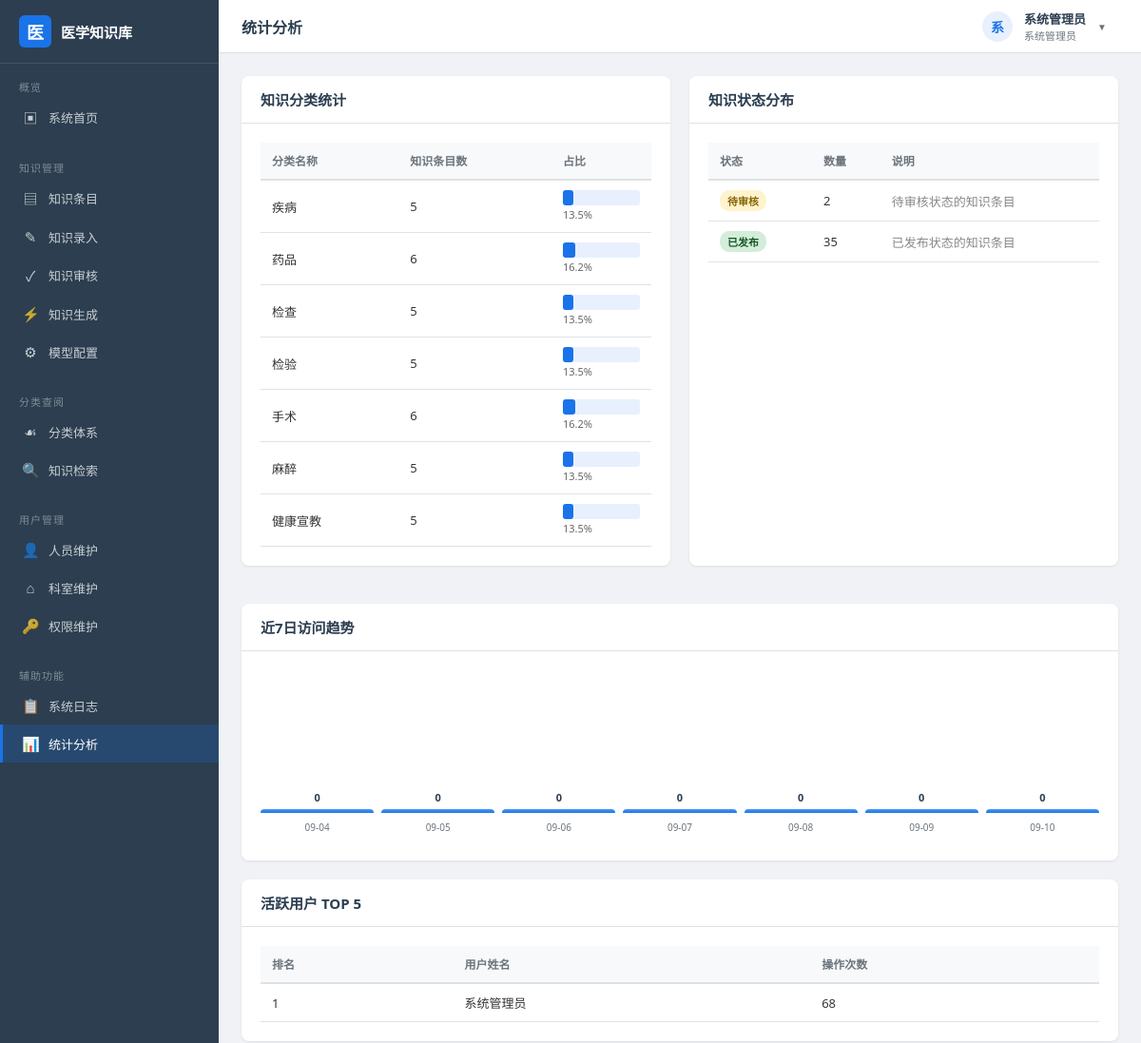
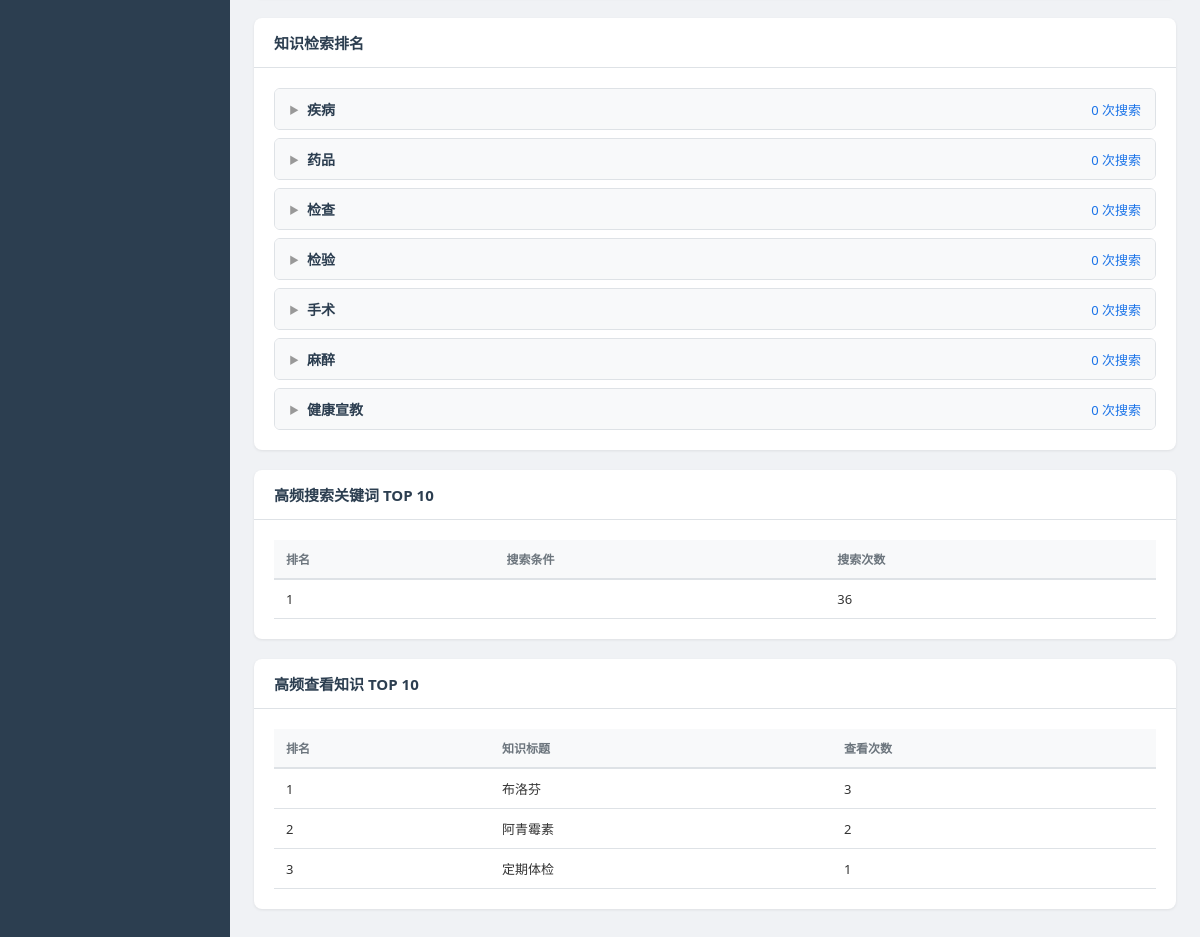
The page /statistics (signed in) on the database its author committed (2 pictures, top to bottom).
### models.py (models this page shows, shortened)
class User(db.Model):
    __tablename__ = "user"
    id = db.Column(db.Integer, primary_key=True, autoincrement=True)
    username = db.Column(db.String(50), unique=True, nullable=False)
    real_name = db.Column(db.String(50), nullable=False)
    password_hash = db.Column(db.String(256), nullable=False)
    email = db.Column(db.String(120), default="")
    phone = db.Column(db.String(20), default="")
    department_id = db.Column(db.Integer, db.ForeignKey("department.id"), nullable=True)
    role_id = db.Column(db.Integer, db.ForeignKey("role.id"), nullable=True)
    status = db.Column(db.String(10), default="active")
    failed_attempts = db.Column(db.Integer, default=0)
    lock_time = db.Column(db.DateTime, nullable=True)
    last_login = db.Column(db.DateTime, nullable=True)
    created_at = db.Column(db.DateTime, default=datetime.now)

class Role(db.Model):
    __tablename__ = "role"
    id = db.Column(db.Integer, primary_key=True, autoincrement=True)
    name = db.Column(db.String(50), unique=True, nullable=False)
    code = db.Column(db.String(30), unique=True, nullable=False)
    permissions = db.Column(db.Text, default="")
    remark = db.Column(db.String(200), default="")
    created_at = db.Column(db.DateTime, default=datetime.now)
    users = db.relationship("User", backref="role", lazy="dynamic")
    def has_permission(self, perm_code: str) -> bool:
        if not self.permissions:
            return False
        return perm_code in self.permissions.split(",")

class Category(db.Model):
    __tablename__ = "category"
    id = db.Column(db.Integer, primary_key=True, autoincrement=True)
    name = db.Column(db.String(80), nullable=False)
    code = db.Column(db.String(30), unique=True, nullable=False)
    parent_id = db.Column(db.Integer, db.ForeignKey("category.id"), nullable=True)
    level = db.Column(db.Integer, default=1)
    sort_order = db.Column(db.Integer, default=0)
    description = db.Column(db.String(300), default="")
    created_at = db.Column(db.DateTime, default=datetime.now)
    parent = db.relationship("Category", remote_side=[id], backref="sub_categories")
    entries = db.relationship("KnowledgeEntry", backref="category", lazy="dynamic")

class KnowledgeEntry(db.Model):
    __tablename__ = "knowledge_entry"
    id = db.Column(db.Integer, primary_key=True, autoincrement=True)
    title = db.Column(db.String(200), nullable=False)
    category_id = db.Column(db.Integer, db.ForeignKey("category.id"), nullable=True)
    summary = db.Column(db.Text, default="")
    definition = db.Column(db.Text, default="")
    etiology = db.Column(db.Text, default="")
    clinical_manifestation = db.Column(db.Text, default="")
    diagnosis = db.Column(db.Text, default="")
    treatment = db.Column(db.Text, default="")
    prevention = db.Column(db.Text, default="")
    references = db.Column(db.Text, default="")
    tags = db.Column(db.String(300), default="")
    source = db.Column(db.String(20), default="manual")
    status = db.Column(db.String(20), default="draft")
    version = db.Column(db.Integer, default=1)
    created_by = db.Column(db.Integer, db.ForeignKey("user.id"), nullable=True)
    reviewed_by = db.Column(db.Integer, db.ForeignKey("user.id"), nullable=True)
    created_at = db.Column(db.DateTime, default=datetime.now)
    updated_at = db.Column(db.DateTime, default=datetime.now, onupdate=datetime.now)
    reviewed_at = db.Column(db.DateTime, nullable=True)
    author = db.relationship("User", foreign_keys=[created_by], backref="authored_entries")
    reviewer = db.relationship("User", foreign_keys=[reviewed_by])

### app.py (the view, shortened to what this page needs)
    @app.route("/statistics")
    @login_required
    @permission_required("stat_view")
    def statistics():
        cat_stats = db.session.query(
            Category.name, db.func.count(KnowledgeEntry.id)
        ).outerjoin(KnowledgeEntry).group_by(Category.id).all()
        status_stats = db.session.query(
            KnowledgeEntry.status, db.func.count(KnowledgeEntry.id)
        ).group_by(KnowledgeEntry.status).all()
        trend = []
        for i in range(6, -1, -1):
            day = datetime.now().date() - timedelta(days=i)
            count = AccessLog.query.filter(
                db.func.date(AccessLog.created_at) == day
            ).count()
            trend.append({"date": day.strftime("%m-%d"), "count": count})
        top_users = db.session.query(
            User.real_name, db.func.count(AccessLog.id)
        ).join(AccessLog, AccessLog.user_id == User.id).group_by(User.id).order_by(
            db.func.count(AccessLog.id).desc()
        ).limit(5).all()
        search_stats = db.session.query(
            AccessLog.detail, db.func.count(AccessLog.id)
        ).filter(
            AccessLog.module == "知识检索",
            AccessLog.action == "search"
        ).group_by(AccessLog.detail).order_by(
            db.func.count(AccessLog.id).desc()
        ).limit(20).all()
        view_stats = db.session.query(
            AccessLog.target, db.func.count(AccessLog.id)
        ).filter(
            AccessLog.module == "知识查阅",
            AccessLog.action == "view"
        ).group_by(AccessLog.target).order_by(
            db.func.count(AccessLog.id).desc()
        ).limit(20).all()
        category_search_stats = []
        categories = Category.query.order_by(Category.level, Category.sort_order).all()
        for cat in categories:
            if cat.level == 1:
                children = [c for c in categories if c.parent_id == cat.id]
                cat_search_count = AccessLog.query.filter(
                    AccessLog.module == "知识检索",
                    AccessLog.action == "search",
                    AccessLog.detail.contains(cat.name)
                ).count()
                child_stats = []
                category_search_stats.append({
                    "id": cat.id,
                    "name": cat.name,
                    "count": cat_search_count,
                    "children": child_stats,
                })
        return render_template(
            "auxiliary/statistics.html",
            cat_stats=cat_stats, status_stats=status_stats,
            trend=trend, top_users=top_users,
            search_stats=search_stats,
            view_stats=view_stats,
            category_search_stats=category_search_stats,
        )

### templates/auxiliary/statistics.html (shortened to what this page needs)
{% extends "layout.html" %}
{% block page_title %}统计分析{% endblock %}
{% block content %}
<div style="display:flex; gap:20px; margin-bottom:20px;">
    <div class="card" style="flex:1;">
        <div class="card-header"><h3>知识分类统计</h3></div>
        <div class="card-body">
            <table class="data-table">
                <thead>
                    <tr><th>分类名称</th><th>知识条目数</th><th>占比</th></tr>
                </thead>
                <tbody>
                    {% set total = cat_stats | map(attribute=1) | sum %}
                    {% for name, count in cat_stats %}
                    <tr>
                        <td>{{ name }}</td>
                        <td>{{ count }}</td>
                        <td>
                            <div style="background:#e8f0fe; border-radius:3px; height:16px; width:100%; position:relative;">
                                <div style="background:#1a73e8; border-radius:3px; height:16px; width:{% if total > 0 %}{{ (count / total * 100)|round }}%{% else %}0%{% endif %};"></div>
                            </div>
                            <span style="font-size:11px; color:#666;">{% if total > 0 %}{{ (count / total * 100)|round(1) }}%{% else %}0%{% endif %}</span>
                        </td>
                    </tr>
                    {% endfor %}
                </tbody>
            </table>
        </div>
    </div>
    <div class="card" style="flex:1;">
        <div class="card-header"><h3>知识状态分布</h3></div>
        <div class="card-body">
            <table class="data-table">
                <thead>
                    <tr><th>状态</th><th>数量</th><th>说明</th></tr>
                </thead>
                <tbody>
                    {% set status_map = {'draft':'草稿','pending':'待审核','published':'已发布','rejected':'已驳回'} %}
                    {% for status, count in status_stats %}
                    <tr>
                        <td><span class="badge badge-{{ status }}">{{ status_map.get(status, status) }}</span></td>
                        <td>{{ count }}</td>
                        <td style="color:#888;">{{ status_map.get(status, status) }}状态的知识条目</td>
                    </tr>
                    {% endfor %}
                </tbody>
            </table>
        </div>
    </div>
</div>
<div class="card" style="margin-bottom:20px;">
    <div class="card-header"><h3>近7日访问趋势</h3></div>
    <div class="card-body">
        <div class="trend-chart" style="padding-bottom:30px;">
            {% set max_count = trend | map(attribute='count') | max %}
            {% for item in trend %}
            <div class="trend-bar" style="height: {% if max_count > 0 %}{{ (item.count / max_count * 140)|round }}{% else %}4{% endif %}px;">
                <span class="count">{{ item.count }}</span>
                <span class="date">{{ item.date }}</span>
            </div>
            {% endfor %}
        </div>
    </div>
</div>
<div class="card">
    <div class="card-header"><h3>活跃用户 TOP 5</h3></div>
    <div class="card-body">
        <table class="data-table">
            <thead>
                <tr><th>排名</th><th>用户姓名</th><th>操作次数</th></tr>
            </thead>
            <tbody>
                {% for name, count in top_users %}
                <tr>
                    <td>{{ loop.index }}</td>
                    <td>{{ name }}</td>
                    <td>{{ count }}</td>
                </tr>
                {% endfor %}
            </tbody>
        </table>
    </div>
</div>
<div class="card">
    <div class="card-header"><h3>知识检索排名</h3></div>
    <div class="card-body">
        {% if category_search_stats %}
        <div class="category-search-stats">
            {% for cat in category_search_stats %}
            <div class="cat-search-group">
                <div class="cat-search-header" onclick="toggleCatSearch(this)">
                    <span class="cat-expand-icon">▶</span>
                    <span class="cat-name">{{ cat.name }}</span>
                    <span class="cat-count">{{ cat.count }} 次搜索</span>
                </div>
            </div>
            {% endfor %}
        </div>
        {% else %}
        <div class="empty-state">暂无检索数据</div>
        {% endif %}
    </div>
</div>
<div class="card">
    <div class="card-header"><h3>高频搜索关键词 TOP 10</h3></div>
    <div class="card-body">
        {% if search_stats %}
        <table class="data-table">
            <thead>
                <tr><th>排名</th><th>搜索条件</th><th>搜索次数</th></tr>
            </thead>
            <tbody>
                {% for detail, count in search_stats[:10] %}
                <tr>
                    <td>{{ loop.index }}</td>
                    <td>{{ detail }}</td>
                    <td>{{ count }}</td>
                </tr>
                {% endfor %}
            </tbody>
        </table>
        {% else %}
        <div class="empty-state">暂无搜索记录</div>
        {% endif %}
    </div>
</div>
<div class="card">
    <div class="card-header"><h3>高频查看知识 TOP 10</h3></div>
    <div class="card-body">
        {% if view_stats %}
        <table class="data-table">
            <thead>
                <tr><th>排名</th><th>知识标题</th><th>查看次数</th></tr>
            </thead>
            <tbody>
                {% for target, count in view_stats[:10] %}
                <tr>
                    <td>{{ loop.index }}</td>
                    <td>{{ target.replace('查看: ', '') }}</td>
                    <td>{{ count }}</td>
                </tr>
                {% endfor %}
            </tbody>
        </table>
        {% else %}
        <div class="empty-state">暂无查看记录</div>
        {% endif %}
    </div>
</div>
{% endblock %}

### templates/layout.html (shortened to what this page needs)
<!DOCTYPE html>
<html lang="zh-CN">
<head>
    <link rel="stylesheet" href="{{ url_for('static', filename='css/style.css') }}">
</head>
<body>
<div class="app-layout">
    <aside class="sidebar">
        <div class="sidebar-header">
            <div class="icon">医</div>
            <span>医学知识库</span>
        </div>
        <nav class="nav-section">
            <div class="nav-section-title">概览</div>
            <a href="{{ url_for('dashboard') }}" class="nav-item" onclick="navigate(event, this)">
                <span class="nav-icon">▣</span> 系统首页
            </a>
        </nav>
        <nav class="nav-section">
            <div class="nav-section-title">知识管理</div>
            <a href="{{ url_for('knowledge_list') }}" class="nav-item" onclick="navigate(event, this)">
                <span class="nav-icon">▤</span> 知识条目
            </a>
            <a href="{{ url_for('knowledge_create') }}" class="nav-item" onclick="navigate(event, this)">
                <span class="nav-icon">✎</span> 知识录入
            </a>
            <a href="{{ url_for('knowledge_review_list') }}" class="nav-item" onclick="navigate(event, this)">
                <span class="nav-icon">✓</span> 知识审核
            </a>
            <a href="{{ url_for('knowledge_generate') }}" class="nav-item" onclick="navigate(event, this)">
                <span class="nav-icon">⚡</span> 知识生成
            </a>
            <a href="{{ url_for('model_config_list') }}" class="nav-item" onclick="navigate(event, this)">
                <span class="nav-icon">⚙</span> 模型配置
            </a>
        </nav>
        <nav class="nav-section">
            <div class="nav-section-title">分类查阅</div>
            <a href="{{ url_for('category_tree') }}" class="nav-item" onclick="navigate(event, this)">
                <span class="nav-icon">☙</span> 分类体系
            </a>
            <a href="{{ url_for('search') }}" class="nav-item" onclick="navigate(event, this)">
                <span class="nav-icon">🔍</span> 知识检索
            </a>
        </nav>
        <nav class="nav-section">
            <div class="nav-section-title">用户管理</div>
            <a href="{{ url_for('user_list') }}" class="nav-item" onclick="navigate(event, this)">
                <span class="nav-icon">👤</span> 人员维护
            </a>
            <a href="{{ url_for('dept_list') }}" class="nav-item" onclick="navigate(event, this)">
                <span class="nav-icon">⌂</span> 科室维护
            </a>
            <a href="{{ url_for('role_list') }}" class="nav-item" onclick="navigate(event, this)">
                <span class="nav-icon">🔑</span> 权限维护
            </a>
        </nav>
        <nav class="nav-section">
            <div class="nav-section-title">辅助功能</div>
            <a href="{{ url_for('log_list') }}" class="nav-item" onclick="navigate(event, this)">
                <span class="nav-icon">📋</span> 系统日志
            </a>
            <a href="{{ url_for('statistics') }}" class="nav-item" onclick="navigate(event, this)">
                <span class="nav-icon">📊</span> 统计分析
            </a>
        </nav>
    </aside>
    <div class="main-area">
        <header class="topbar">
            <div class="topbar-title">{% block page_title %}系统首页{% endblock %}</div>
            <div class="topbar-user">
                <div class="user-dropdown" id="user-dropdown">
                    <div class="dropdown-trigger">
                        <div class="avatar">{{ current_user.real_name[0] if current_user else '?' }}</div>
                        <div class="info">
                            <div class="name">{{ current_user.real_name if current_user else '' }}</div>
                            <div class="role">{{ current_user.role.name if current_user and current_user.role else '' }}</div>
                        </div>
                        <span class="dropdown-arrow">▼</span>
                    </div>
                </div>
            </div>
        </header>
        <main class="content-area">
            {% block content %}{% endblock %}
        </main>
    </div>
</div>
</body>
</html>

### rows shown on the page
User: real_name "系", real_name "系统管理员", count "68"
Role: role "系统管理员"
Category: name "疾病", count "5", {{ (count / total * 100)|round }} 14.0 (drawn), value "13.5", count "0"
Category: name "药品", count "6", {{ (count / total * 100)|round }} 16.0 (drawn), value "16.2", count "0"
Category: name "检查", count "5", {{ (count / total * 100)|round }} 14.0 (drawn), value "13.5", count "0"
Category: name "检验", count "5", {{ (count / total * 100)|round }} 14.0 (drawn), value "13.5", count "0"
Category: name "手术", count "6", {{ (count / total * 100)|round }} 16.0 (drawn), value "16.2", count "0"
Category: name "麻醉", count "5", {{ (count / total * 100)|round }} 14.0 (drawn), value "13.5", count "0"
Category: name "健康宣教", count "5", {{ (count / total * 100)|round }} 14.0 (drawn), value "13.5", count "0"
KnowledgeEntry: replace "布洛芬", count "3"
KnowledgeEntry: replace "阿青霉素", category "2"
KnowledgeEntry: replace "定期体检", count "1"

### other values the page prints
{{ status_map.get(status, status) }} "待审核" "已发布"
{{ count }} "2" "35"
{{ item.count }} "0" "0" "0" "0" "0" "0" "0"
{{ item.date }} "09-04" "09-05" "09-06" "09-07" "09-08" "09-09" "09-10"
{{ count }} "36"
